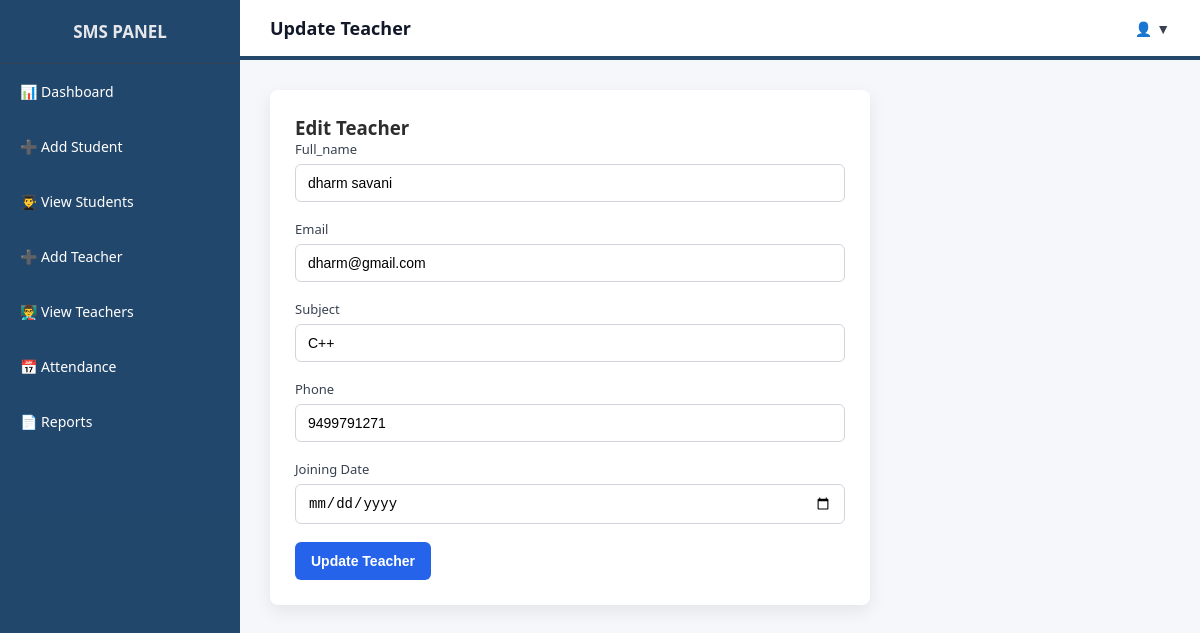
Screenshot of /teacher/update/2/ with the database file from the repository.
### school/models.py (models this page shows, shortened)
class Teacher(models.Model):
    user = models.OneToOneField(User, on_delete=models.CASCADE)
    full_name = models.CharField(max_length=100)
    email = models.EmailField(unique=True)
    subject = models.CharField(max_length=100)
    phone = models.CharField(max_length=15)
    joining_date = models.DateField(auto_now_add=True)

### school/views.py (the view, shortened to what this page needs)
# urls.py: path('teacher/update/<int:id>/', update_teacher, name='update_teacher'),
def update_teacher(request, id):
    teacher = Teacher.objects.get(id=id)
    return render(request, 'school/update_teacher.html', {
        'teacher': teacher
    })

### templates/school/update_teacher.html (shortened to what this page needs)
{% extends 'school/base.html' %}
{% block page_title %}Update Teacher{% endblock %}
{% block content %}
<div class="card" style="max-width:600px;">
    <h3>Edit Teacher</h3>
    <form method="POST">
        <label>Full_name</label>
        <input type="text" name="full_name" value="{{ teacher.full_name }}">
        <label>Email</label>
        <input type="email" name="email" value="{{ teacher.email }}">
        <label>Subject</label>
        <input type="text" name="subject" value="{{ teacher.subject }}">
        <label>Phone</label>
        <input type="text" name="phone" value="{{ teacher.phone }}">
        <label>Joining Date</label>
        <input type="date" name="joining_date" value="{{ teacher.joining_date }}">
        <button class="btn">Update Teacher</button>
    </form>
</div>
{% endblock %}

### static/school/css/main.css (style rules this page uses)
* { margin: 0; padding: 0; box-sizing: border-box; }
html, body { height: 100%; font-family: "Segoe UI", Roboto, Arial, sans-serif; background-color: #f5f7fb; color: #2d2d2d; }
.card { background-color: #ffffff; border-radius: 8px; padding: 25px; box-shadow: 0 6px 18px rgba(0,0,0,0.08); }
label { display: block; margin-bottom: 6px; font-size: 13px; font-weight: 500; color: #374151; }
input, select, textarea { width: 100%; padding: 10px 12px; border-radius: 6px; border: 1px solid #d1d5db; font-size: 14px; margin-bottom: 18px; outline: none; background-color: #ffffff; }
.btn, .login-btn { display: inline-block; padding: 11px 16px; background-color: #2563eb; color: #ffffff; font-size: 14px; font-weight: 600; border-radius: 6px; border: none; cursor: pointer; transition: background-color 0.25s ease; }

### rows the page displays
Teacher: full_name "dharm savani", email "dharm@gmail.com", subject "C++", phone "9499791271"
